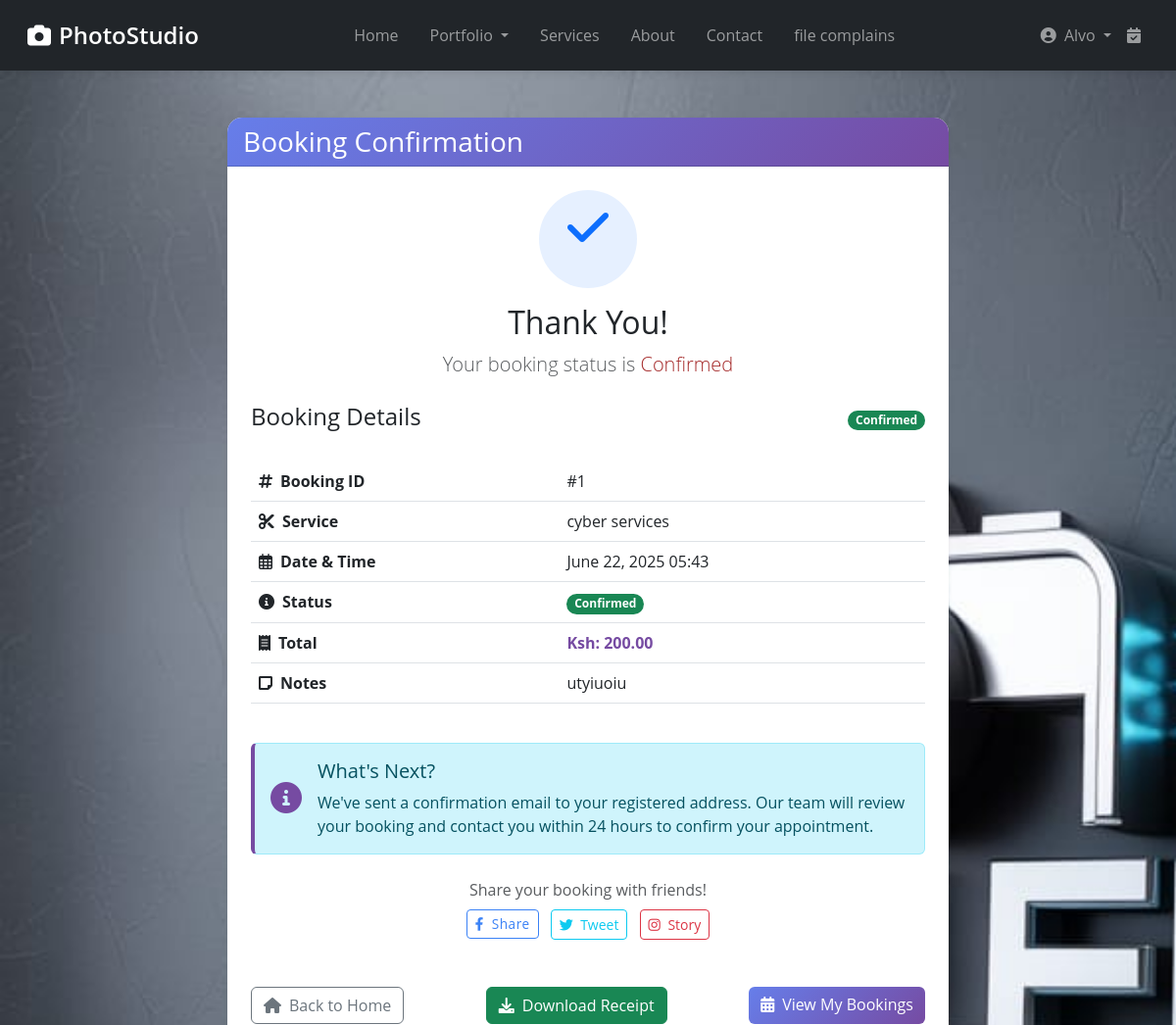
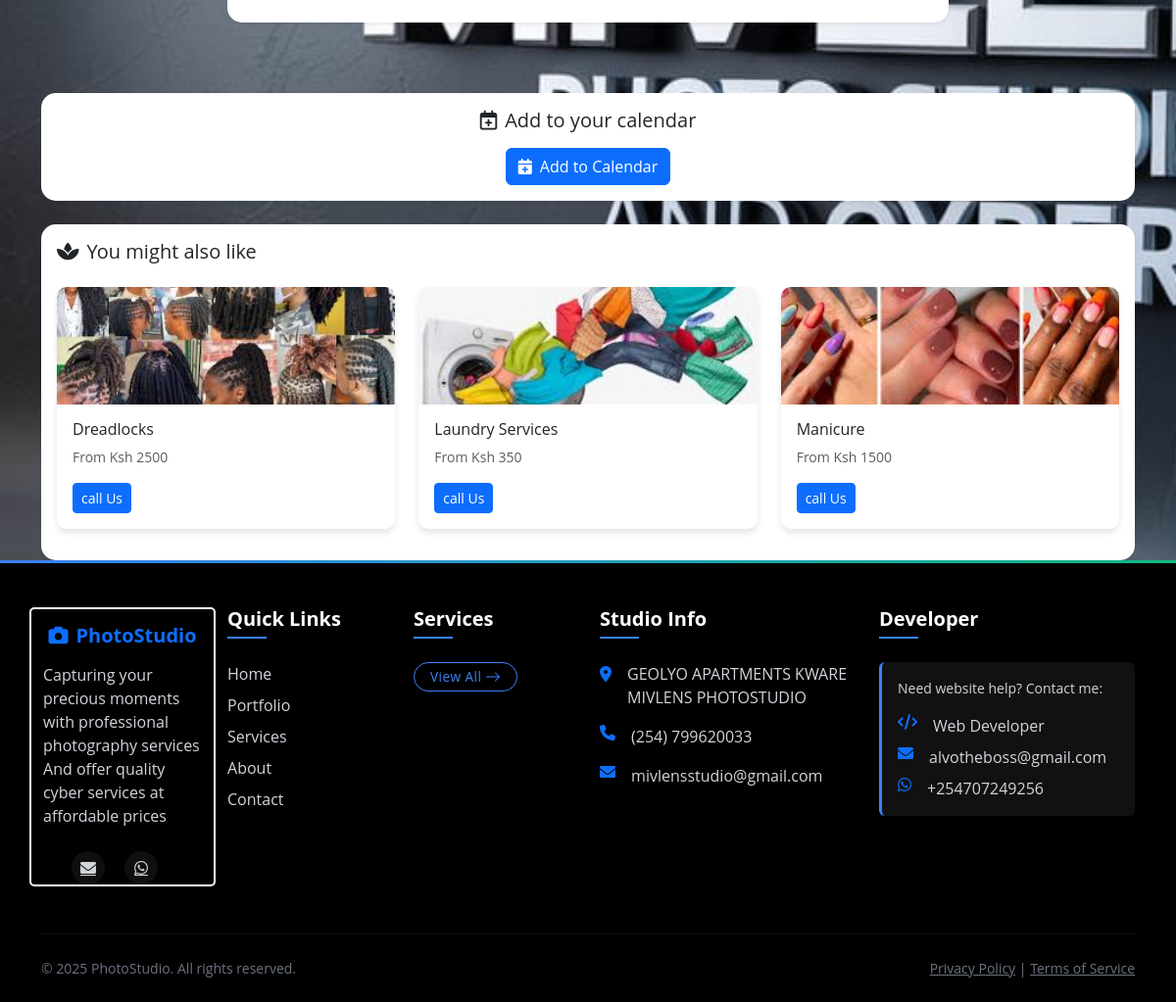
/bookings/confirmation/1/ (signed in), run on an earlier commit of the app's database (2 pictures, top to bottom).
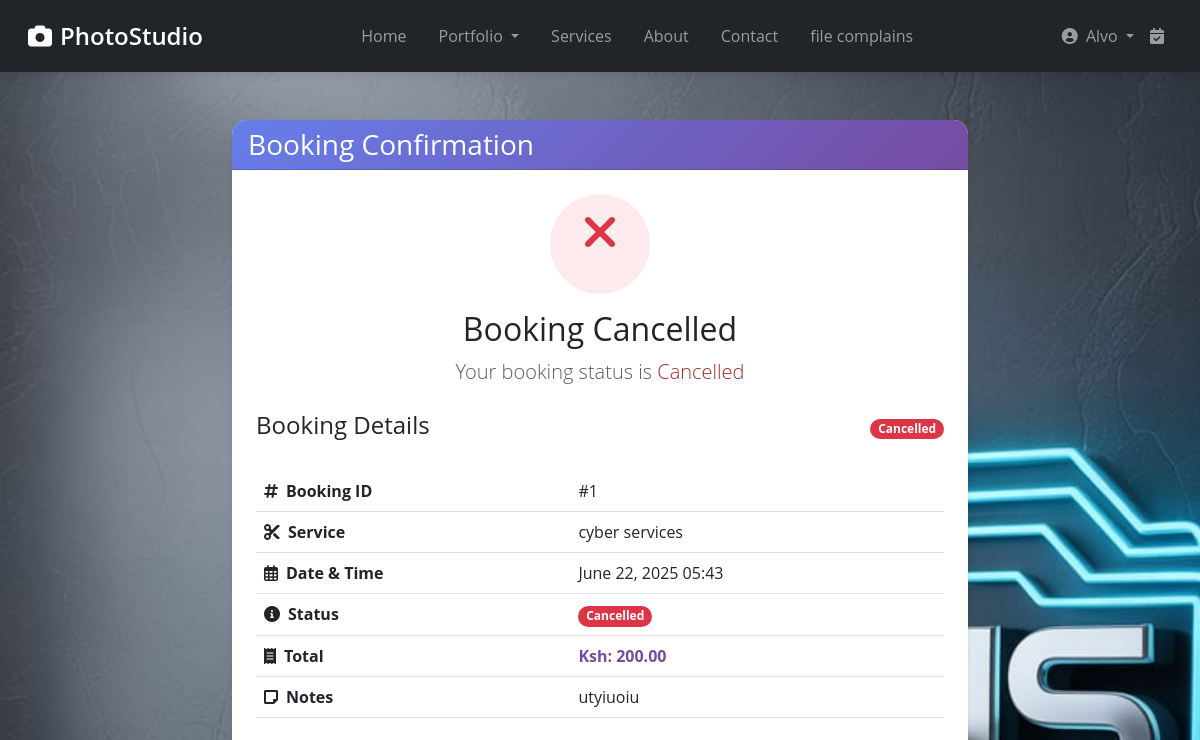
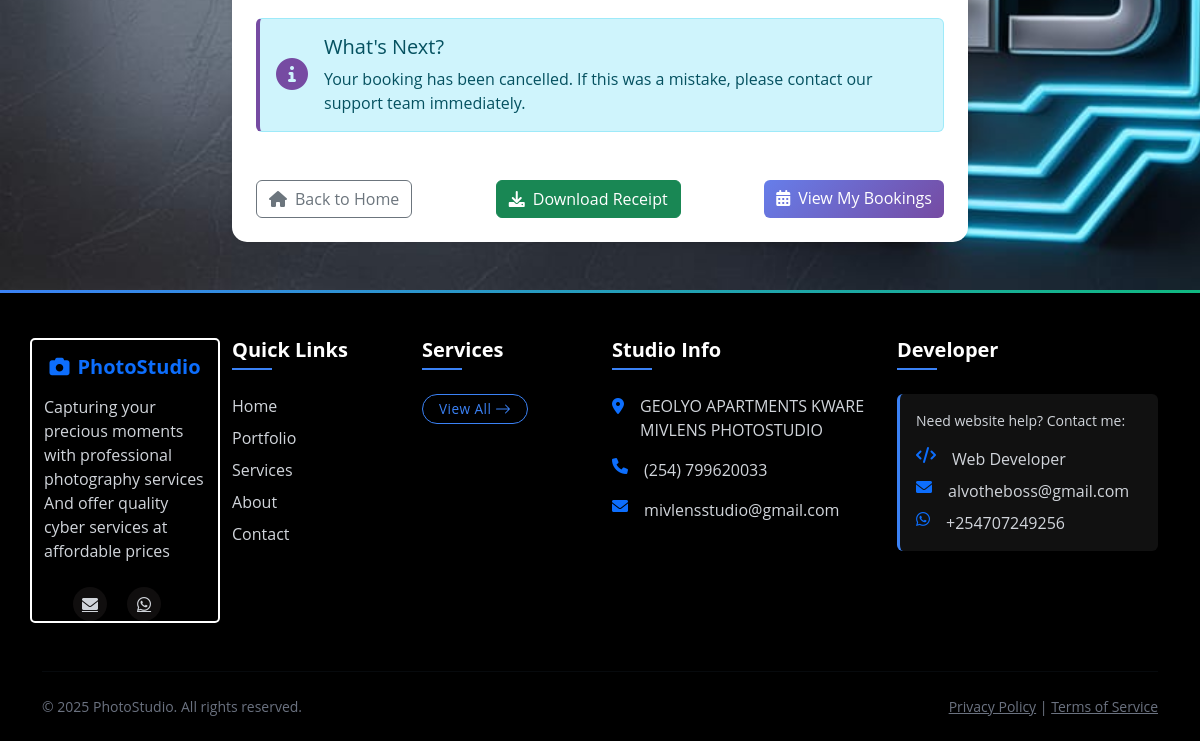
And on a later commit of the database (2 pictures, top to bottom).
### bookings/models.py (models this page shows, shortened)
class Booking(models.Model):
    STATUS_CHOICES = [
        ('pending', 'Pending'),
        ('confirmed', 'Confirmed'),
        ('completed', 'Completed'),
        ('cancelled', 'Cancelled'),
    ]
    client = models.ForeignKey(settings.AUTH_USER_MODEL, on_delete=models.CASCADE)
    service = models.ForeignKey(Service, on_delete=models.CASCADE, related_name='bookings')
    booking_date = models.DateTimeField()
    created_at = models.DateTimeField(auto_now_add=True)
    status = models.CharField(max_length=20, choices=STATUS_CHOICES, default='pending')
    notes = models.TextField(blank=True)
    coupon_code = models.CharField(max_length=20, blank=True)
    final_price = models.DecimalField(max_digits=8, decimal_places=2)
    paid = models.BooleanField(default=False)
    discount_amount = models.DecimalField(max_digits=8, decimal_places=2, default=0.0)
    class Meta:
        ordering = ['-booking_date']

### studio/models.py (models this page shows, shortened)
class Service(models.Model):
    name = models.CharField(max_length=200)
    slug = models.SlugField(max_length=200, unique=True, blank=True)
    description = models.TextField()
    base_price = models.DecimalField(max_digits=8, decimal_places=2)
    duration = models.DurationField()
    cover_image = models.ImageField(upload_to='service_covers/', blank=True, null=True)
    available = models.BooleanField(default=True)

### bookings/views.py (the view)
# urls.py: path('confirmation/<int:pk>/', BookingConfirmationView.as_view(), name='booking_confirmation'),
class BookingConfirmationView(LoginRequiredMixin, DetailView):
    model = Booking
    template_name = 'bookings/confirmation.html'
    context_object_name = 'booking'
    def get_queryset(self):
        return Booking.objects.filter(client=self.request.user)

### bookings/templates/bookings/confirmation.html (shortened to what the changed rows need)
{% extends 'base.html' %}
{% load static %}
{% block content %}
<div class="container py-5">
    <div class="row justify-content-center">
        <div class="col-lg-8">
            <div class="card border-0 shadow-sm" style="border-radius: 15px; overflow: hidden;">
                <div class="card-body p-4">
                    <div class="text-center mb-4 position-relative">
                        {% if booking.status == 'cancelled' %}
                            <div class="icon-box bg-danger bg-opacity-10 text-danger rounded-circle mx-auto"
                                 style="width: 100px; height: 100px; line-height: 100px;">
                                <i class="fas fa-times fa-3x"></i>
                            </div>
                            <h2 class="mt-3">Booking Cancelled</h2>
                        {% else %}
                            <div class="icon-box bg-primary bg-opacity-10 text-primary rounded-circle mx-auto"
                                 style="width: 100px; height: 100px; line-height: 100px;">
                                <i class="fas fa-check fa-3x"></i>
                            </div>
                            <h2 class="mt-3">Thank You!</h2>
                        {% endif %}
                        <p class="lead text-muted">Your booking status is <span style="color: brown">{{ booking.get_status_display }}</span></p>
                    </div>
                    <div class="booking-details">
                        <div class="d-flex justify-content-between align-items-center mb-4">
                            <h4>Booking Details</h4>
                            <span class="badge bg-{% if booking.status == 'confirmed' %}success{% elif booking.status == 'pending' %}warning{% elif booking.status == 'completed' %}info{% else %}danger{% endif %} rounded-pill">
                                {{ booking.get_status_display }}
                            </span>
                        </div>
                        <div class="table-responsive">
                            <table class="table table-hover">
                                <tbody>
                                    <tr>
                                        <th scope="row" class="text-nowrap"><i class="fas fa-hashtag me-2"></i>Booking ID</th>
                                        <td>#{{ booking.id }}</td>
                                    </tr>
                                    <tr>
                                        <th scope="row"><i class="fas fa-cut me-2"></i>Service</th>
                                        <td>{{ booking.service.name }}</td>
                                    </tr>
                                    <tr>
                                        <th scope="row"><i class="far fa-calendar-alt me-2"></i>Date & Time</th>
                                        <td>{{ booking.booking_date|date:"F j, Y H:i" }}</td>
                                    </tr>
                                    <tr>
                                        <th scope="row"><i class="fas fa-info-circle me-2"></i>Status</th>
                                        <td>
                                            <span class="badge bg-{% if booking.status == 'confirmed' %}success{% elif booking.status == 'pending' %}warning{% elif booking.status == 'completed' %}info{% else %}danger{% endif %} rounded-pill pulse">
                                                {{ booking.get_status_display }}
                                            </span>
                                        </td>
                                    </tr>
                                    <tr>
                                        <th scope="row"><i class="fas fa-receipt me-2"></i>Total</th>
                                        <td class="fw-bold" style="color: #764ba2;">Ksh: {{ booking.final_price }}</td>
                                    </tr>
                                    {% if booking.notes %}
                                    <tr>
                                        <th scope="row"><i class="fas fa-sticky-note me-2"></i>Notes</th>
                                        <td>{{ booking.notes }}</td>
                                    </tr>
                                    {% endif %}
                                </tbody>
                            </table>
                        </div>
                    </div>
                    <div class="alert alert-info mt-4" style="border-left: 4px solid #764ba2;">
                        <div class="d-flex align-items-center">
                            <div>
                                <h5 class="alert-heading">What's Next?</h5>
                                {% if booking.status == 'cancelled' %}
                                    <p class="mb-0">Your booking has been cancelled. If this was a mistake, please contact our support team immediately.</p>
                                {% else %}
                                    <p class="mb-0">We've sent a confirmation email to your registered address. Our team will review your booking and contact you within 24 hours to confirm your appointment.</p>
                                {% endif %}
                            </div>
                        </div>
                    </div>
                    {% if booking.status != 'cancelled' %}
                    <div class="social-sharing mt-4 text-center">
                        <p class="text-muted mb-2">Share your booking with friends!</p>
                        <a href="#" class="btn btn-sm btn-outline-primary me-2 share-btn" data-platform="facebook">
                            <i class="fab fa-facebook-f me-1"></i> Share
                        </a>
                        <a href="#" class="btn btn-sm btn-outline-info me-2 share-btn" data-platform="twitter">
                            <i class="fab fa-twitter me-1"></i> Tweet
                        </a>
                        <a href="#" class="btn btn-sm btn-outline-danger share-btn" data-platform="instagram">
                            <i class="fab fa-instagram me-1"></i> Story
                        </a>
                    </div>
                    {% endif %}
</div>
                </div>
            </div>
        </div>
    </div>
{% if booking.status != 'cancelled' %}
<div class="container mt-4 text-center" id="addToCalendar">
    <div class="card border-0 shadow-sm" style="border-radius: 15px;">
        <div class="card-body py-3">
            <h5 class="mb-3"><i class="far fa-calendar-plus me-2"></i>Add to your calendar</h5>
            <a href="https://www.google.com/calendar/render?action=TEMPLATE&text=Booking+for+{{ booking.service.name|urlencode }}&dates={{ booking.booking_date|date:'Ymd\\THi00\\Z' }}/{{ booking.booking_date|date:'Ymd\\THi00\\Z'|add:'1 hour' }}&details=Your+booking+for+{{ booking.service.name|urlencode }}+at+Our+Salon&location=Our+Salon+Address"
               target="_blank"
               class="btn btn-primary">
                <i class="fas fa-calendar-plus me-2"></i>Add to Calendar
            </a>
        </div>
    </div>
</div>
{% endif %}
{% if booking.status != 'cancelled' %}
<div class="container mt-4" id="recommendedServices">
    <div class="card border-0 shadow-sm" style="border-radius: 15px;">
        <div class="card-body">
            <h5 class="card-title mb-4"><i class="fas fa-spa me-2"></i>You might also like</h5>
            <div class="row">
                <div class="col-md-4 mb-3">
                    <div class="card h-100 border-0 shadow-sm-hover">
                        <img src="{% static 'images/service1.jpg' %}" class="card-img-top" alt="Service" style="height: 120px; object-fit: cover;">
                        <div class="card-body">
                            <h6 class="card-title">Dreadlocks</h6>
                            <p class="card-text text-muted small">From Ksh 2500</p>
                            <a href="https://wa.me/+254712345678" class="btn btn-primary btn-sm">call Us</a>
                        </div>
                    </div>
                </div>
                <div class="col-md-4 mb-3">
                    <div class="card h-100 border-0 shadow-sm-hover">
                        <img src="{% static 'images/service2.jpg' %}" class="card-img-top" alt="Service" style="height: 120px; object-fit: cover;">
                        <div class="card-body">
                            <h6 class="card-title">Laundry Services</h6>
                            <p class="card-text text-muted small">From Ksh 350</p>
                            <a href="https://wa.me/+254712345678" class="btn btn-primary btn-sm">call Us</a>
                        </div>
                    </div>
                </div>
                <div class="col-md-4 mb-3">
                    <div class="card h-100 border-0 shadow-sm-hover">
                        <img src="{% static 'images/service3.jpg' %}" class="card-img-top" alt="Service" style="height: 120px; object-fit: cover;">
                        <div class="card-body">
                            <h6 class="card-title">Manicure</h6>
                            <p class="card-text text-muted small">From Ksh 1500</p>
                            <a href="https://wa.me/+254712345678" class="btn btn-primary btn-sm">call Us</a>
                        </div>
                    </div>
                </div>
            </div>
        </div>
    </div>
</div>
{% endif %}
{% endblock %}
{% block extra_css %}
<link rel="stylesheet" href="https://cdnjs.cloudflare.com/ajax/libs/font-awesome/6.0.0-beta3/css/all.min.css">
{% endblock %}

What changed in the data, as far as the page shows it:
changed Booking "utyiuoiu": status "Confirmed" → "Cancelled"
Also different on the page:
text no longer shown: "Thank You! We've sent a confirmation email to your registered address. Our team will review your booking and contact you within 24 hours to confirm your appointment. Share your booking with friends! Share Tweet Story Add to your calendar Add to Calendar You might also like Dreadlocks From Ksh 2500 call Us Laundry Services From Ksh 350 call Us Manicure From Ksh 1500 call Us"
text now shown: "Booking Cancelled Your booking has been cancelled. If this was a mistake, please contact our support team immediately."
